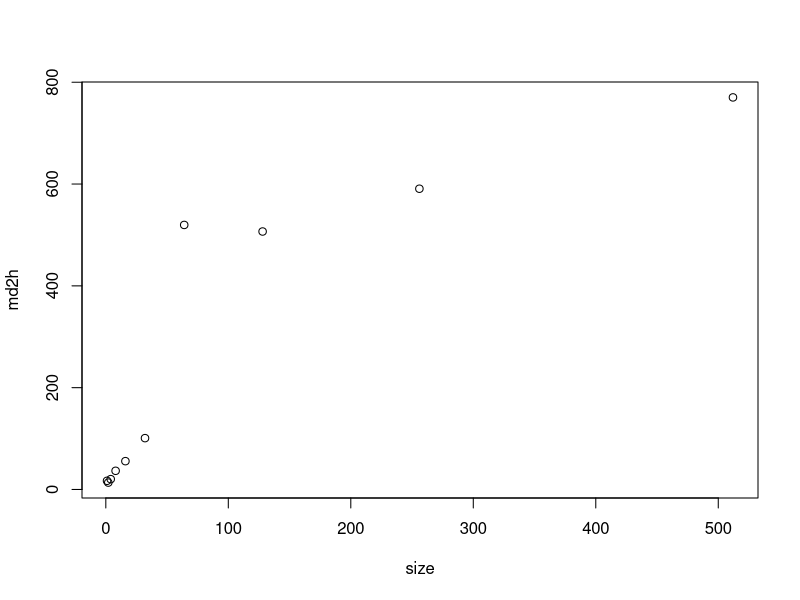

Generate this figure with R: (Note: this script raises an error after producing the figure.)
A <- read.csv('avg.csv', header = TRUE)
A

size <- A$KILO
kh2d <- A$h2d
kd2h<- A$d2h
mh2d <- A$h2d
md2h <- A$d2h

newdata = data.frame(bsize=9437184/1000000)
newdata1 = data.frame(bsize=26728900/1000000)
newdata2 = data.frame(bsize=58982400/1000000)

plot(md2h ~ size)
fit <- lm(md2h ~ log(sie))
summary(fit)
abline(fit)

predict(fit, newdata, interval="predict")
predict(fit, newdata1, interval="predict")
predict(fit, newdata2, interval="predict")